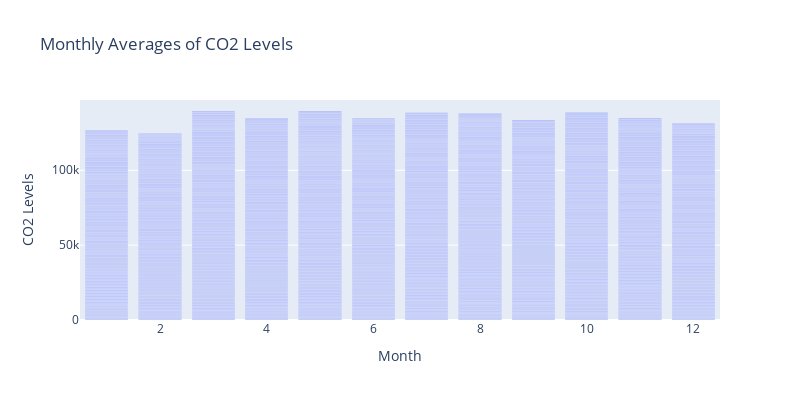

Notebook cell for this chart:
### Markdown cell above
## Monthly Averages

- The bar chart displays the average values for each month.

### Code cell
# monthly averages

fig3 = go.Figure()
fig3.add_trace(go.Bar(x=df3_co2['date'].dt.month, y=df3_co2['cycle'], name='Average'))
# fig3.add_trace(go.Bar(x=df3_co2['date'].dt.month, y=df3_co2['trend'], name='Trend'))
fig3.update_layout(title='Monthly Averages of CO2 Levels', xaxis_title='Month', yaxis_title='CO2 Levels')
fig3.update_layout(width=800, height=400)
fig3.show()

### Figure 1 — Plotly figure (JSON) as saved in the notebook; plotly's stock layout.template omitted (floating-point values rounded to 4 significant figures; data arrays with more than 128 entries replaced by an {"elided": "..."} marker saying what was removed)
{"data": [{"name": "Average", "type": "bar", "x": {"elided": "3961 int values"}, "y": {"elided": "3961 float values"}}], "layout": {"height": 400, "title": {"text": "Monthly Averages of CO2 Levels"}, "width": 800, "xaxis": {"title": {"text": "Month"}}, "yaxis": {"title": {"text": "CO2 Levels"}}}}
